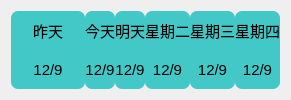
     <widget class="QWidget" name="Widget3" native="true">
      <property name="minimumSize">
       <size>
        <width>0</width>
        <height>50</height>
       </size>
      </property>
      <layout class="QGridLayout" name="gridLayout_3">
       <property name="spacing">
        <number>0</number>
       </property>
       <item row="0" column="0">
        <widget class="QLabel" name="labelday1">
         <property name="font">
          <font>
           <pointsize>11</pointsize>
          </font>
         </property>
         <property name="styleSheet">
          <string notr="true">background-color: rgb(67, 200, 200);
border-radius:7px;
border-bottom-right-radius:0px;
border-bottom-left-radius:0px;</string>
         </property>
         <property name="text">
          <string>昨天</string>
         </property>
         <property name="alignment">
          <set>Qt::AlignmentFlag::AlignCenter</set>
         </property>
        </widget>
       </item>
       <item row="0" column="1">
        <widget class="QLabel" name="labelday2">
         <property name="font">
          <font>
           <pointsize>11</pointsize>
          </font>
         </property>
         <property name="styleSheet">
          <string notr="true">background-color: rgb(67, 200, 200);
border-radius:7px;
border-bottom-right-radius:0px;
border-bottom-left-radius:0px;</string>
         </property>
         <property name="text">
          <string>今天</string>
         </property>
         <property name="alignment">
          <set>Qt::AlignmentFlag::AlignCenter</set>
         </property>
        </widget>
       </item>
       <item row="0" column="2">
        <widget class="QLabel" name="labelday3">
         <property name="font">
          <font>
           <pointsize>11</pointsize>
          </font>
         </property>
         <property name="styleSheet">
          <string notr="true">background-color: rgb(67, 200, 200);
border-radius:7px;
border-bottom-right-radius:0px;
border-bottom-left-radius:0px;</string>
         </property>
         <property name="text">
          <string>明天</string>
         </property>
         <property name="alignment">
          <set>Qt::AlignmentFlag::AlignCenter</set>
         </property>
        </widget>
       </item>
       <item row="0" column="3">
        <widget class="QLabel" name="labelday4">
         <property name="font">
          <font>
           <pointsize>11</pointsize>
          </font>
         </property>
         <property name="styleSheet">
          <string notr="true">background-color: rgb(67, 200, 200);
border-radius:7px;
border-bottom-right-radius:0px;
border-bottom-left-radius:0px;</string>
         </property>
         <property name="text">
          <string>星期二</string>
         </property>
         <property name="alignment">
          <set>Qt::AlignmentFlag::AlignCenter</set>
         </property>
        </widget>
       </item>
       <item row="0" column="4">
        <widget class="QLabel" name="labelday5">
         <property name="font">
          <font>
           <pointsize>11</pointsize>
          </font>
         </property>
         <property name="styleSheet">
          <string notr="true">background-color: rgb(67, 200, 200);
border-radius:7px;
border-bottom-right-radius:0px;
border-bottom-left-radius:0px;</string>
         </property>
         <property name="text">
          <string>星期三</string>
         </property>
         <property name="alignment">
          <set>Qt::AlignmentFlag::AlignCenter</set>
         </property>
        </widget>
       </item>
       <item row="0" column="5">
        <widget class="QLabel" name="labelday6">
         <property name="font">
          <font>
           <pointsize>11</pointsize>
          </font>
         </property>
         <property name="styleSheet">
          <string notr="true">background-color: rgb(67, 200, 200);
border-radius:7px;
border-bottom-right-radius:0px;
border-bottom-left-radius:0px;</string>
         </property>
         <property name="text">
          <string>星期四</string>
         </property>
         <property name="alignment">
          <set>Qt::AlignmentFlag::AlignCenter</set>
         </property>
        </widget>
       </item>
       <item row="1" column="0">
        <widget class="QLabel" name="labeldate1">
         <property name="minimumSize">
          <size>
           <width>74</width>
           <height>20</height>
          </size>
         </property>
         <property name="font">
          <font>
           <pointsize>11</pointsize>
          </font>
         </property>
         <property name="styleSheet">
          <string notr="true">background-color: rgb(67, 200, 200);
border-radius:7px;
border-top-right-radius:0px;
border-top-left-radius:0px;</string>
         </property>
         <property name="text">
          <string>12/9</string>
         </property>
         <property name="alignment">
          <set>Qt::AlignmentFlag::AlignCenter</set>
         </property>
        </widget>
       </item>
       <item row="1" column="1">
        <widget class="QLabel" name="labeldate2">
         <property name="font">
          <font>
           <pointsize>11</pointsize>
          </font>
         </property>
         <property name="styleSheet">
          <string notr="true">background-color: rgb(67, 200, 200);
border-radius:7px;
border-top-right-radius:0px;
border-top-left-radius:0px;</string>
         </property>
         <property name="text">
          <string>12/9</string>
         </property>
         <property name="alignment">
          <set>Qt::AlignmentFlag::AlignCenter</set>
         </property>
        </widget>
       </item>
       <item row="1" column="2">
        <widget class="QLabel" name="labeldate3">
         <property name="font">
          <font>
           <pointsize>11</pointsize>
          </font>
         </property>
         <property name="styleSheet">
          <string notr="true">background-color: rgb(67, 200, 200);
border-radius:7px;
border-top-right-radius:0px;
border-top-left-radius:0px;</string>
         </property>
         <property name="text">
          <string>12/9</string>
         </property>
         <property name="alignment">
          <set>Qt::AlignmentFlag::AlignCenter</set>
         </property>
        </widget>
       </item>
       <item row="1" column="3">
        <widget class="QLabel" name="labeldate4">
         <property name="font">
          <font>
           <pointsize>11</pointsize>
          </font>
         </property>
         <property name="styleSheet">
          <string notr="true">background-color: rgb(67, 200, 200);
border-radius:7px;
border-top-right-radius:0px;
border-top-left-radius:0px;</string>
         </property>
         <property name="text">
          <string>12/9</string>
         </property>
         <property name="alignment">
          <set>Qt::AlignmentFlag::AlignCenter</set>
         </property>
        </widget>
       </item>
       <item row="1" column="4">
        <widget class="QLabel" name="labeldate5">
         <property name="font">
          <font>
           <pointsize>11</pointsize>
          </font>
         </property>
         <property name="styleSheet">
          <string notr="true">background-color: rgb(67, 200, 200);
border-radius:7px;
border-top-right-radius:0px;
border-top-left-radius:0px;</string>
         </property>
         <property name="text">
          <string>12/9</string>
         </property>
         <property name="alignment">
          <set>Qt::AlignmentFlag::AlignCenter</set>
         </property>
        </widget>
       </item>
       <item row="1" column="5">
        <widget class="QLabel" name="labeldate6">
         <property name="font">
          <font>
           <pointsize>11</pointsize>
          </font>
         </property>
         <property name="styleSheet">
          <string notr="true">background-color: rgb(67, 200, 200);
border-radius:7px;
border-top-right-radius:0px;
border-top-left-radius:0px;</string>
         </property>
         <property name="text">
          <string>12/9</string>
         </property>
         <property name="alignment">
          <set>Qt::AlignmentFlag::AlignCenter</set>
         </property>
        </widget>
       </item>
      </layout>
     </widget>
